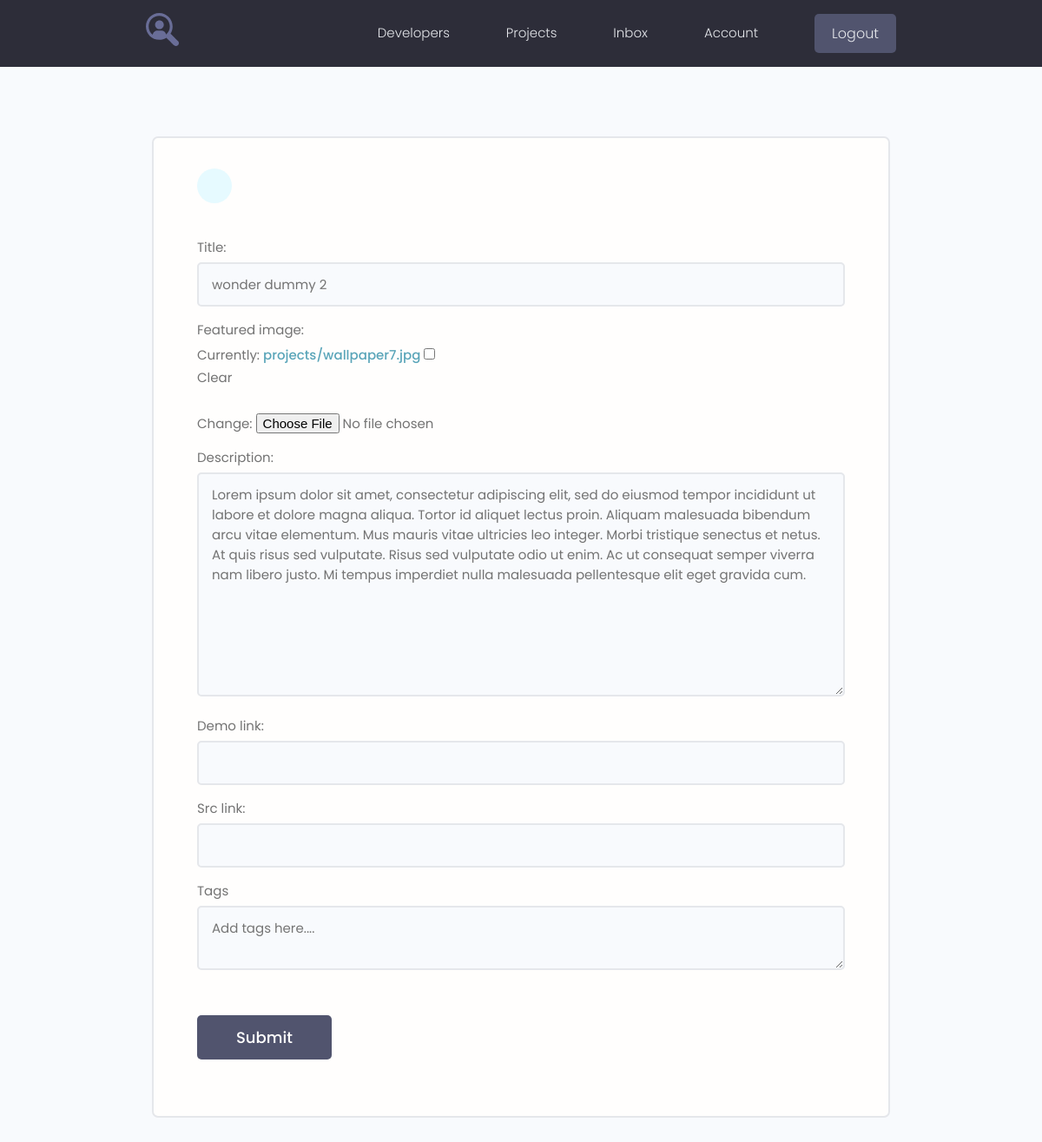
The page /projects/update-project/9a9b8e5817fc441d9e58150565574e05 (signed in) on the database as committed earlier.
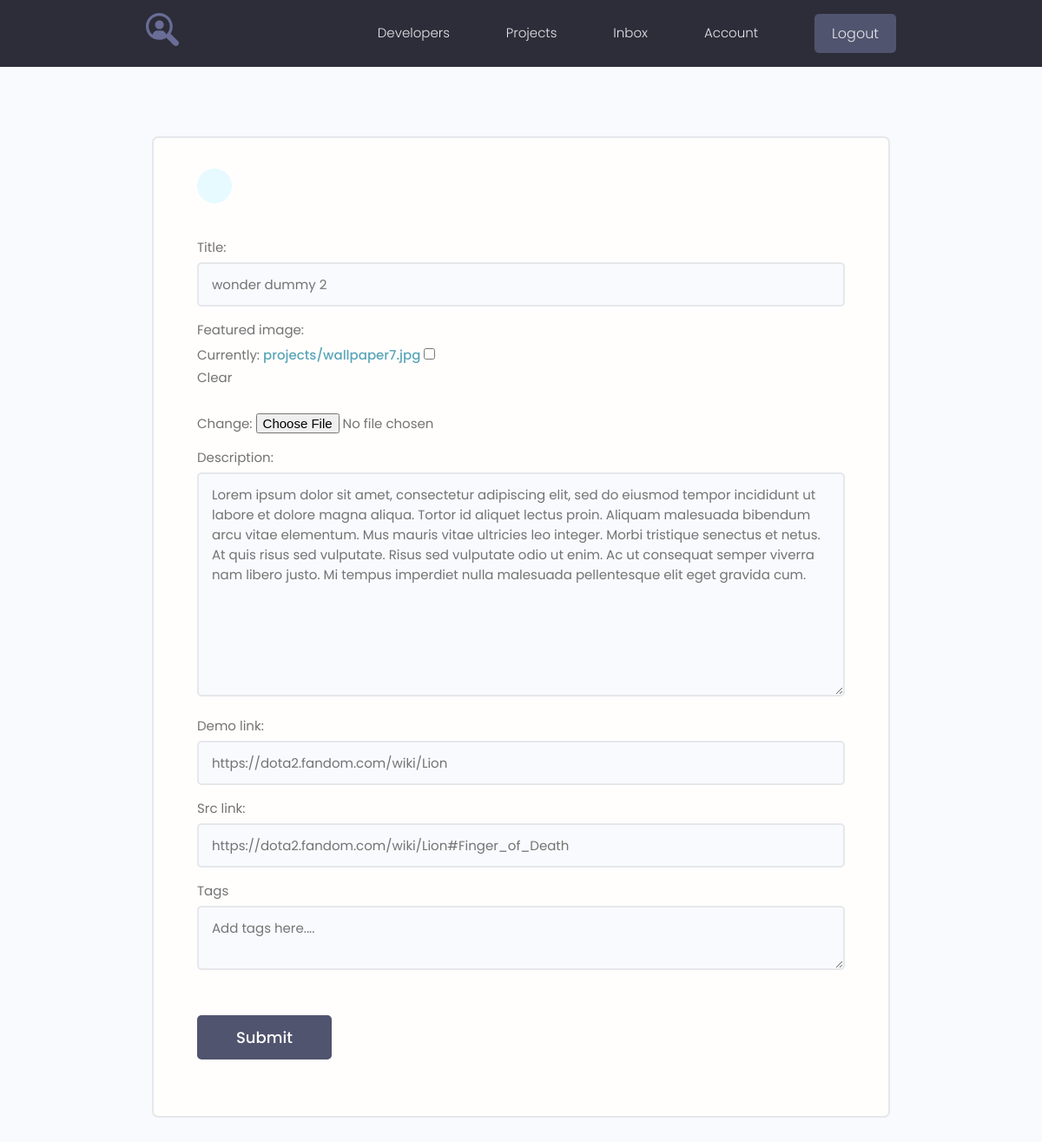
The same page on the database as committed later.
### projects/models.py (models this page shows, shortened)
class Project(models.Model):
    owner = models.ForeignKey(Profile, null=True, blank=True, on_delete=models.CASCADE)
    title = models.CharField(max_length=200)
    description = models.TextField(null=True, blank=True)
    featured_image = models.ImageField(
        null=True, blank=True, upload_to='projects/', default='projects/default.jpg')
    demo_link = models.CharField(max_length=1000, null=True, blank=True)
    src_link = models.CharField(max_length=1000, null=True, blank=True)
    vote_total = models.IntegerField(default=0, null=True, blank=True)
    vote_ratio = models.IntegerField(default=0, null=True, blank=True)
    tags = models.ManyToManyField('Tag', blank=True)   # a string 'Tag' to avoid in-order-code error
    created = models.DateTimeField(auto_now_add=True)
    id = models.UUIDField(default=uuid.uuid4, unique=True,
                          primary_key=True, editable=False)
    class Meta:
        ordering = ['-vote_ratio', '-vote_total', 'title']

### projects/views.py (the view, shortened to what this page needs)
# urls.py: path('update-project/<str:pk>', views.updateProject, name="update-project"),
@login_required(login_url='login')
def updateProject(request, pk):
    profile = request.user.profile
    project = profile.project_set.get(id=pk)
    form = ProjectForm(instance=project)    # pass the editing object to a form
    context = {'form': form, 'project': project}
    return render(request, 'project-form.html', context)

### projects/forms.py
class ProjectForm(ModelForm):
    class Meta:
        model = Project
        fields = ['title', 'featured_image', 'description',
                  'demo_link', 'src_link']  # add all fields in modelfrom
        widgets = {
            'tags': forms.CheckboxSelectMultiple(),
        }
    def __init__(self, *args, **kwargs):
        super(ProjectForm, self).__init__(*args, **kwargs)
        for name, field in self.fields.items():
            field.widget.attrs.update({'class': 'input'})

### projects/templates/projects/project-form.html (shortened to what this page needs)
<!DOCTYPE html>
{% extends 'main.html' %}
{% block content %}
<main class="formPage my-xl">
    <div class="content-box">
        <div class="formWrapper">
            <a class="backButton" href="{% url 'account' %}"></a>
            <br>
            <form class="form" method="POST" enctype="multipart/form-data">
                {% for field in form %}
                <div class="form__field">
                    <label for="formInput#text">{{field.label}}: </label>
                    {{field}}
                </div>
                {% endfor %}
                 <div class="form__field">
                    <label for="formInput#text">Tags</label>
                    <textarea class="input" name="newtags" placeholder="Add tags here...."></textarea>
                 </div>
                <input class="btn btn--sub btn--lg  my-md" type="submit" value="Submit" />
            </form>
        </div>
    </div>
</main>
{% endblock content %}

Rows that differ between the two databases and show on the page:
changed Project "wonder dummy 2": demo_link (not shown) → "https://dota2.fandom.com/wiki/Lion"; src_link (not shown) → "https://dota2.fandom.com/wiki/Lion#Finger_of_Death"
